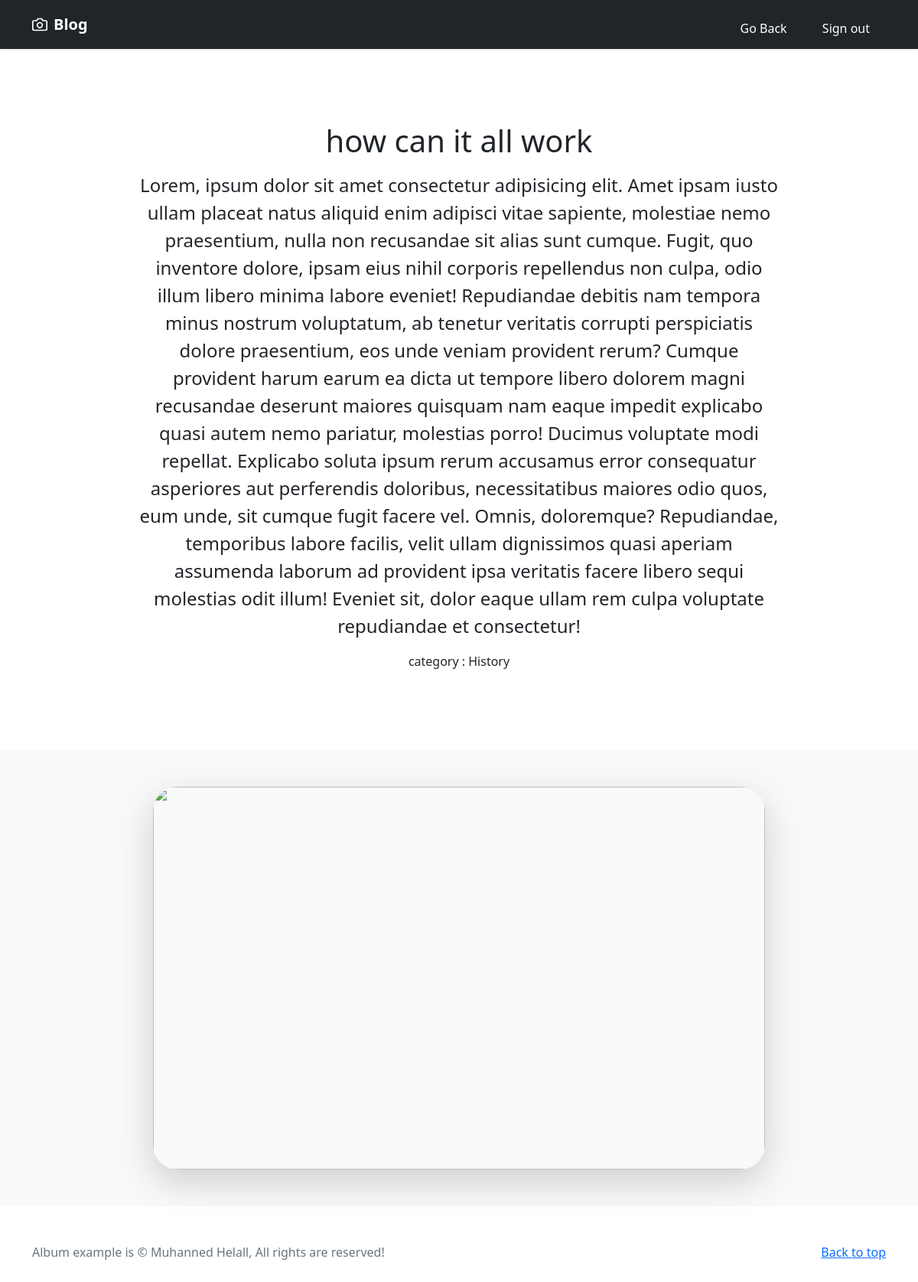
Page /viewPost.php?id=1 (signed in) on the committed database.
### tables this page shows
CREATE TABLE `posts` (
  `id` int(11) NOT NULL,
  `title` varchar(100) NOT NULL,
  `content` text NOT NULL,
  `image` text NOT NULL,
  `category_id` int(11) NOT NULL,
  `visibility` int(11) NOT NULL
);

CREATE TABLE `categories` (
  `id` int(11) NOT NULL,
  `name` varchar(50) NOT NULL
);

### viewPost.php (the view, shortened to what this page needs)
<?php
if ($_SESSION['user']['role_id'] == '2' || $_SESSION['user']['role_id'] == '1') {
    require_once "config.php";
    if ($_SERVER['REQUEST_METHOD'] == 'GET') {
        if (isset($_GET['id'])) {
            $id = $_GET['id'];
            if ($id) {
                try {
                    $stmt = $conn->prepare(
                        "SELECT posts.id, posts.title, posts.content, posts.image, categories.name AS category, posts.visibility
                                FROM posts JOIN categories ON posts.category_id = categories.id WHERE posts.id = '$id';"
                    );
                    $stmt->execute();
                    $stmt->setFetchMode(PDO::FETCH_ASSOC);
                    $post = $stmt->fetch();
                } catch (PDOException $e) {
                    echo $sql . "<br>" . $e->getMessage();
                }
            }
        }
    }
} else {
    header('location: signin.php');
}
?>
<!doctype html>
<html lang="en">
<head>
    <link href="assets/dist/css/bootstrap.min.css" rel="stylesheet">
</head>
<body>
    <header>
        <div class="navbar navbar-dark bg-dark shadow-sm">
            <div class="container">
                <a href="#" class="navbar-brand d-flex align-items-center">
                    <strong>Blog</strong>
                    <div>
                        <a href="./" class="text-white btn mx-2">Go Back</a>
                        <a href="signin.php?logout=1" class="text-white btn mx-2">Sign out</a>
                    </div>
                </a>
            </div>
        </div>
    </header>
    <main>
        <section class="py-5 text-center container">
            <div class="row py-lg-5">
                <div class="col">
                    <h1 class="fw-light pb-2"><?= $post['title'] ?></h1>
                    <p class="fs-4 w-75 d-inline-block text-align"><?= $post['content'] ?></p>
                    <small class="d-block text-center fs-6 pb-2">category : <?= $post['category'] ?></small>
                </div>
            </div>
        </section>
        <div class="album py-5 bg-light">
            <div class="container">
                <div class="d-flex justify-content-center">
                    <img src="<?= $post['image'] ?>" width="800" height="500px" class="rounded-5 shadow-lg" />
                </div>
            </div>
        </div>
    </main>
    <footer class="text-muted py-5">
        <div class="container">
            <p class="float-end mb-1">
                <a href="#">Back to top</a>
            </p>
            <p class="mb-1">Album example is &copy; Muhanned Helall, All rights are reserved!</p>
        </div>
    </footer>
</body>
</html>

### rows in the picture
posts: title "how can it all work", content "Lorem, ipsum dolor sit amet consectetur adipisicing elit. Amet ipsam iusto ullam placeat natus aliquid enim adipisci vitae sapiente, molestiae nemo praesentium, nulla non recusandae sit alias sunt cumque. Fugit, quo inventore dolore, ipsam eius nihil corporis repellendus non culpa, odio illum libero minima labore eveniet! Repudiandae debitis nam tempora minus nostrum voluptatum, ab tenetur veritatis corrupti perspiciatis dolore praesentium, eos unde veniam provident rerum? Cumque provident harum earum ea dicta ut tempore libero dolorem magni recusandae deserunt maiores quisquam nam eaque impedit explicabo quasi autem nemo pariatur, molestias porro! Ducimus voluptate modi repellat. Explicabo…", category.name "History"
